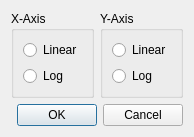
<?xml version="1.0" encoding="UTF-8"?>
<ui version="4.0">
 <class>SetScaleDialog</class>
 <widget class="QDialog" name="SetScaleDialog">
  <property name="geometry">
   <rect>
    <x>0</x>
    <y>0</y>
    <width>174</width>
    <height>120</height>
   </rect>
  </property>
  <property name="sizePolicy">
   <sizepolicy hsizetype="Fixed" vsizetype="Fixed">
    <horstretch>0</horstretch>
    <verstretch>0</verstretch>
   </sizepolicy>
  </property>
  <property name="windowTitle">
   <string>Set Scale</string>
  </property>
  <layout class="QGridLayout" name="gridLayout">
   <item row="0" column="0">
    <widget class="QGroupBox" name="groupBox_x">
     <property name="title">
      <string>X-Axis</string>
     </property>
     <layout class="QVBoxLayout" name="verticalLayout">
      <item>
       <widget class="QRadioButton" name="linearButton_x">
        <property name="text">
         <string>Linear</string>
        </property>
       </widget>
      </item>
      <item>
       <widget class="QRadioButton" name="logButton_x">
        <property name="text">
         <string>Log</string>
        </property>
       </widget>
      </item>
     </layout>
    </widget>
   </item>
   <item row="0" column="1">
    <widget class="QGroupBox" name="groupBox_y">
     <property name="title">
      <string>Y-Axis</string>
     </property>
     <layout class="QVBoxLayout" name="verticalLayout_2">
      <item>
       <widget class="QRadioButton" name="linearButton_y">
        <property name="text">
         <string>Linear</string>
        </property>
       </widget>
      </item>
      <item>
       <widget class="QRadioButton" name="logButton_y">
        <property name="text">
         <string>Log</string>
        </property>
       </widget>
      </item>
     </layout>
    </widget>
   </item>
   <item row="1" column="0" colspan="2">
    <widget class="QDialogButtonBox" name="buttonBox">
     <property name="orientation">
      <enum>Qt::Horizontal</enum>
     </property>
     <property name="standardButtons">
      <set>QDialogButtonBox::Cancel|QDialogButtonBox::Ok</set>
     </property>
    </widget>
   </item>
  </layout>
 </widget>
 <resources/>
 <connections>
  <connection>
   <sender>buttonBox</sender>
   <signal>accepted()</signal>
   <receiver>SetScaleDialog</receiver>
   <slot>accept()</slot>
   <hints>
    <hint type="sourcelabel">
     <x>248</x>
     <y>254</y>
    </hint>
    <hint type="destinationlabel">
     <x>157</x>
     <y>274</y>
    </hint>
   </hints>
  </connection>
  <connection>
   <sender>buttonBox</sender>
   <signal>rejected()</signal>
   <receiver>SetScaleDialog</receiver>
   <slot>reject()</slot>
   <hints>
    <hint type="sourcelabel">
     <x>316</x>
     <y>260</y>
    </hint>
    <hint type="destinationlabel">
     <x>286</x>
     <y>274</y>
    </hint>
   </hints>
  </connection>
 </connections>
</ui>
